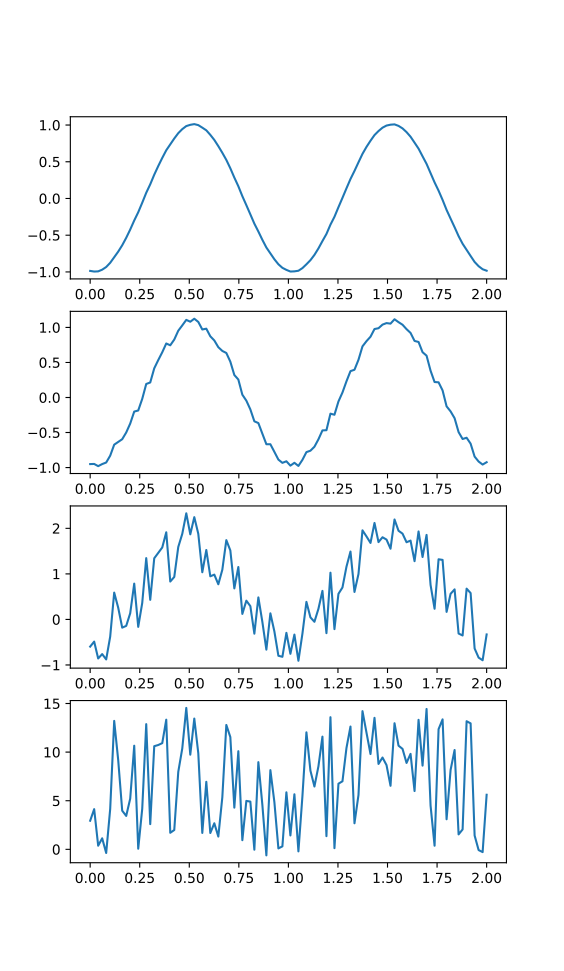

Here is the Python script that generated this plot:
import numpy as np
import matplotlib.pyplot as plt

A=1
F=2
O=0

semnal=lambda x,f:A*np.cos(f+F+2*np.pi*x)+O
axs, fig=plt.subplots(4)
ens=np.linspace(0,2,100);
fig[0].plot(ens,semnal(ens,1))
fig[1].plot(ens,semnal(ens,0.2))
fig[2].plot(ens,semnal(ens,0.5))
fig[3].plot(ens,semnal(ens,0.6))


plt.show()

norm_signal=(semnal(ens,0)**2).sum()
noise=np.random.random(ens.size)
norm_noise=(noise**2).sum()

axs, fig=plt.subplots(4)
for i,nsr in enumerate([0.1, 1, 10, 100]):
    ratio=norm_signal/nsr
    amplification=np.sqrt(nsr/ratio)
    fig[i].plot(ens,semnal(ens,1)+noise*amplification)

plt.show()
